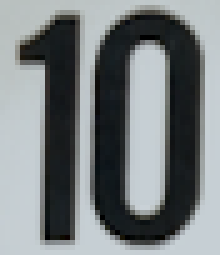
#> input picture cards/10_B.png, 44 x 51 px (shown 5 times larger)
$ python -i interface.py   (imports and definitions only)
#> lines starting #> are read from the running program, lines starting #| are printed output that depends on the picture; after the words box and inside, x2 and y2 are one past the last pixel; in counts of white or black regions, pixels touching at a corner belong together
#> further down, picture is the input picture: PIL image 44x51 RGB; mean R, G, B 119.5, 125.1, 126.9
import pyscreeze
import multiprocessing as mp
import time
# import main

from PIL import ImageEnhance
from PIL import ImageFont
from PIL import ImageDraw


COL_1_LEFT = 1085
COL_1_RIGHT = 1200
COL_2_LEFT = 1450
COL_2_RIGHT = 1570
COL_3_LEFT = 1820
COL_3_RIGHT = 1920
COL_4_LEFT = 2185
COL_4_RIGHT = 2290
BOTTOM = 1000


class Card():

    order = {'A': 1, '2': 2, '3': 3, '4': 4, '5': 5, '6': 6,
             '7': 7, '8': 8, '9': 9, '10': 10, 'J': 11, 'Q': 12, 'K': 13}

    value = {'A': 1, '2': 2, '3': 3, '4': 4, '5': 5, '6': 6,
             '7': 7, '8': 8, '9': 9, '10': 10, 'J': 10, 'Q': 10, 'K': 10}

    # [57 lines left out: functions __init__, __gt__, __ge__, __lt__, __le__, __eq__ and 1 more, not called in this run]

    def __repr__(self):
        return f"{self.name} in column {self.column}"


# [98 lines left out: functions in_col_1, in_col_2, in_col_3, in_col_4, which_column, is_overlapping and 2 more, not called in this run]


def preprocess_image(image):
    """Convert the image to greyscale."""

    # Convert image to grayscale
    image = image.convert("L")

    # Increase brightness and contrast
    enhancer = ImageEnhance.Brightness(image)
    image = enhancer.enhance(0.92)
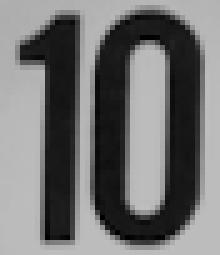
#> image: PIL image 44x51 L (shown 5 times larger); min 0, max 190, mean 113.3

    # Maximize contrast
    image = image.point(lambda x: 0 if x < 128 else 255, "L")
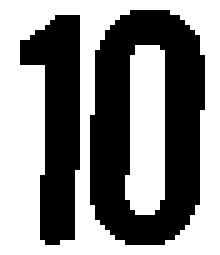
#> image: PIL image 44x51 L (shown 5 times larger); 53.5% white; 2 black regions, box (x1, y1, x2, y2) and area: (18, 2, 41, 49) 699, (4, 3, 16, 49) 344

    image.save('processed.png')

    return image


# [39 lines left out: function get_all_cards_greyscale, not called in this run]


# [21 lines not run here, left out]

>>> from PIL import Image
>>> picture = Image.open('cards/10_B.png')
>>> result = preprocess_image(picture)
